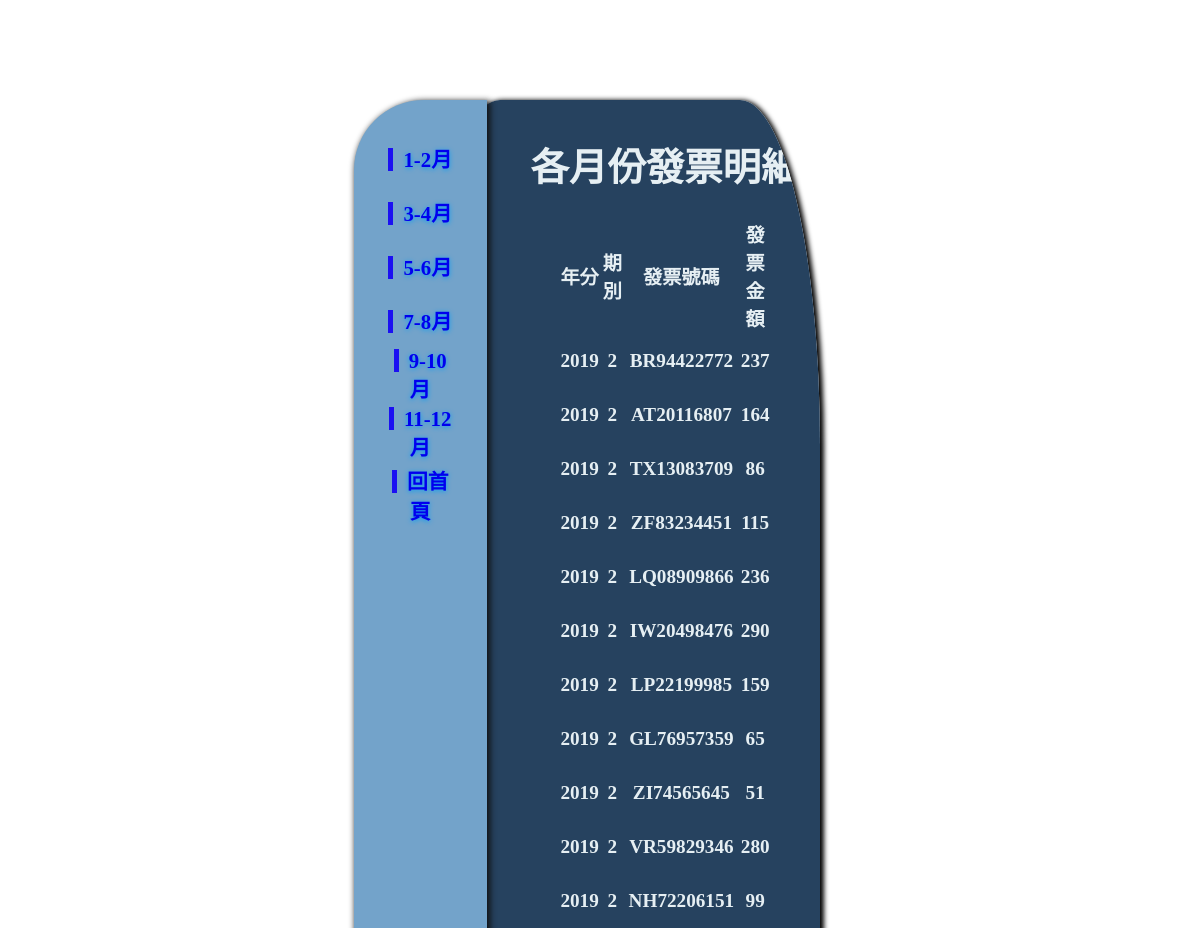
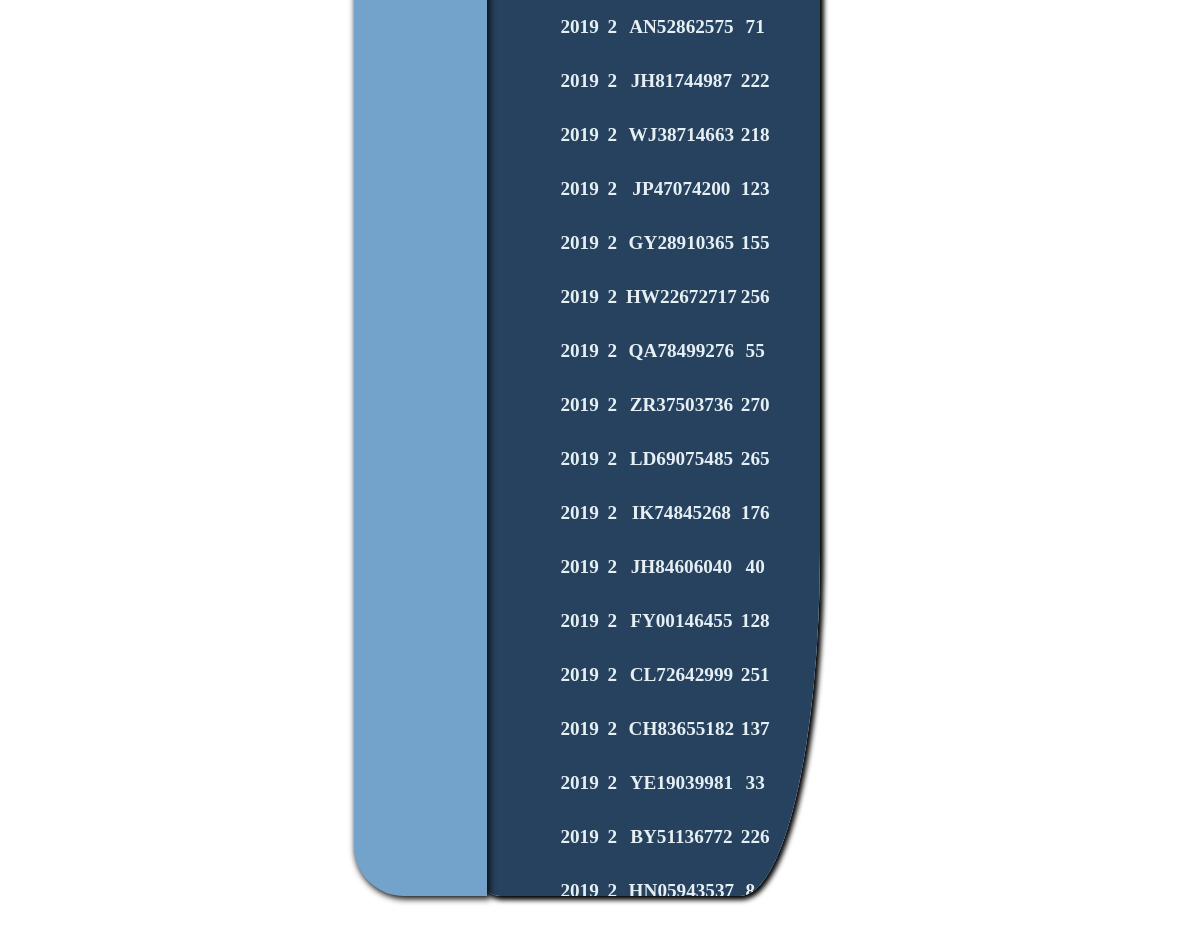
Page /num.php?id=2 on the committed database (2 pictures, top to bottom).
### tables this page shows
CREATE TABLE `invo` (
  `id` int(5) UNSIGNED NOT NULL,
  `year` int(2) NOT NULL,
  `mon` int(2) NOT NULL,
  `num` varchar(10) NOT NULL,
  `money` int(5) NOT NULL
);

### num.php (the view, shortened to what this page needs)
<!DOCTYPE html>
<html lang="en">
<head>
    <link rel="stylesheet" href="./css/style.css">
</head>
<body>
<div id="bg">
<div class="A">
<table>
        <tr>
             <td><a href="num.php?id=1">1-2月</a></td>
        </tr>
        <tr>
            <td><a href="num.php?id=2">3-4月 </a></td>
        </tr>
        <tr>
            <td><a href="num.php?id=3">5-6月</a></td>
        </tr>
        <tr>
            <td><a href="num.php?id=4">7-8月</a></td>
        </tr>
        <tr>
            <td> <a href="num.php?id=5">9-10月</a></td>
        </tr>
        <tr>
            <td><a href="num.php?id=6">11-12月</a></td>
        </tr>
        <tr>
            <td><a href="index.php?">回首頁</a></td>
        </tr>
    </table>
    </div>
    <div class="B">
    <h1>各月份發票明細</h1>
<?php
if(!empty($_GET['id'])){
    $id=$_GET['id'];
$dsn="mysql:host=localhost;charset=utf8;dbname=invoice";
$pdo=new PDO($dsn,'root','0970431566');
$sql="select * from invo where mon='$id'";
$rows=$pdo->query($sql)->fetchAll();
?>
<table>
    <tr>
        <td>年分</td>
        <td>期別</td>
        <td>發票號碼</td>
        <td>發票金額</td>
    </tr>
<?php foreach($rows AS $rec){
        ?>
    <tr>
        <td><?=$rec['year'];?></td>
        <td><?=$rec['mon'];?></td>
        <td><?=$rec['num'];?></td>
        <td><?=$rec['money'];?></td>
    </tr>
    <?php
    }
}
?>
</div>
</div>
</body>
</html>

### css/style.css (style rules this page uses)
#bg { width:45%; height:60vh; background:white; margin:0 auto; margin-top:100px; }
.A { width:25%; height:60vh; background:rgb(115, 163, 202); position:relative; left:20px; font-size:1.3rem; box-sizing:border-box; box-shadow:2px 2px 6px 1px rgb(15, 15, 15); border-radius: 70px 0px 0px 50px; Z-index:1; padding:30px 10px 10px 10px; text-shadow:0px 1px 5px #049df5; }
.B { width:75%; height:60vh; background:rgb(38, 66, 95); margin:0 auto; position:relative;top:-100%; left:20px; padding:10px; box-sizing:border-box; color:#E6EFF3; border-radius: 20%; box-shadow:2px 2px 5px 2px black; padding:10px 10px 10px 100px; overflow:auto; }
table { width:70%; margin:auto; }
td { height:50px; text-align:center; }
body { text-align:center; font-size:1.5rem; width:100% fixed; font-family:"微軟正黑體"; font-weight:bolder; }
a { text-decoration:none; }
td a { border-left:5px solid rgba(18, 2, 247, 0.904); padding-left:10px; }

### num.php (style rules this page uses)
body { font-size:1.2em; }

### rows in the picture
invo: year "2019", mon "2", num "BR94422772", money "237"
invo: year "2019", mon "2", num "AT20116807", money "164"
invo: year "2019", mon "2", num "TX13083709", money "86"
invo: year "2019", mon "2", num "ZF83234451", money "115"
invo: year "2019", mon "2", num "LQ08909866", money "236"
invo: year "2019", mon "2", num "IW20498476", money "290"
invo: year "2019", mon "2", num "LP22199985", money "159"
invo: year "2019", mon "2", num "GL76957359", money "65"
invo: year "2019", mon "2", num "ZI74565645", money "51"
invo: year "2019", mon "2", num "VR59829346", money "280"
invo: year "2019", mon "2", num "NH72206151", money "99"
invo: year "2019", mon "2", num "AN52862575", money "71"
invo: year "2019", mon "2", num "JH81744987", money "222"
invo: year "2019", mon "2", num "WJ38714663", money "218"
invo: year "2019", mon "2", num "JP47074200", money "123"
invo: year "2019", mon "2", num "GY28910365", money "155"
invo: year "2019", mon "2", num "HW22672717", money "256"
invo: year "2019", mon "2", num "QA78499276", money "55"
invo: year "2019", mon "2", num "ZR37503736", money "270"
invo: year "2019", mon "2", num "LD69075485", money "265"
invo: year "2019", mon "2", num "IK74845268", money "176"
invo: year "2019", mon "2", num "JH84606040", money "40"
invo: year "2019", mon "2", num "FY00146455", money "128"
invo: year "2019", mon "2", num "CL72642999", money "251"
invo: year "2019", mon "2", num "CH83655182", money "137"
invo: year "2019", mon "2", num "YE19039981", money "33"
invo: year "2019", mon "2", num "BY51136772", money "226"
invo: year "2019", mon "2", num "HN05943537", money "84"
